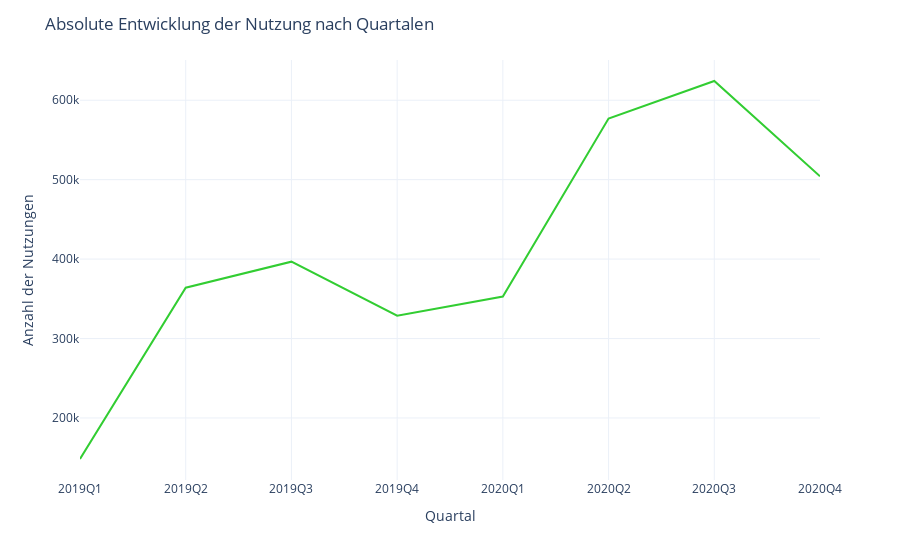

Notebook source saved alongside this figure:
### Markdown cell above
## Entwicklung von Ausleihen

### Code cell
# draw lineplot of count grouped by quarter
fig = px.line(df.groupby("quarter",as_index=False).count(), x="quarter", 
              y="registered_customer",
              template='plotly_white',
              color_discrete_sequence = ['limegreen'])
fig.update_layout(title="Absolute Entwicklung der Nutzung nach Quartalen", xaxis_title="Quartal", yaxis_title="Anzahl der Nutzungen")

### Figure 1 — Plotly figure (JSON) as saved in the notebook; plotly's stock layout.template omitted (floating-point values rounded to 4 significant figures)
{"data": [{"hovertemplate": "quarter=%{x}<br>registered_customer=%{y}<extra></extra>", "legendgroup": "", "line": {"color": "limegreen", "dash": "solid"}, "mode": "lines", "name": "", "orientation": "v", "showlegend": false, "type": "scatter", "x": ["2019Q1", "2019Q2", "2019Q3", "2019Q4", "2020Q1", "2020Q2", "2020Q3", "2020Q4"], "xaxis": "x", "y": [148348, 363962, 396742, 328828, 352896, 576907, 624190, 504148], "yaxis": "y"}], "layout": {"legend": {"tracegroupgap": 0}, "margin": {"t": 60}, "title": {"text": "Absolute Entwicklung der Nutzung nach Quartalen"}, "xaxis": {"anchor": "y", "domain": [0, 1], "title": {"text": "Quartal"}}, "yaxis": {"anchor": "x", "domain": [0, 1], "title": {"text": "Anzahl der Nutzungen"}}}}
